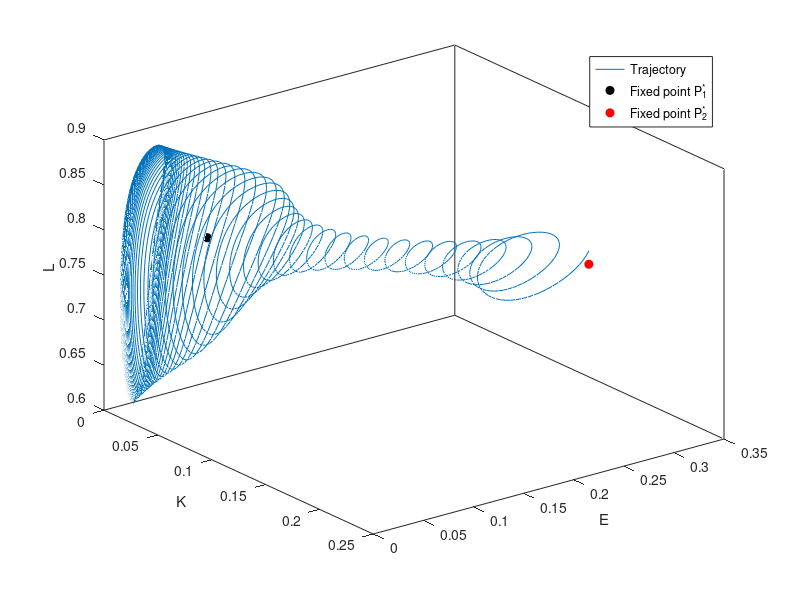

This figure's MATLAB source:
%%%% Simulation of the 3 eqns dynamical system dot{K}, dot{E}, dot{L}
% realization of a trajectory in the space starting form a specific point.
% In this case I show an example of trajectory when the conditions of 
% Lemma 7 in the theory does not hold

clear; close all;
t0=0;
T=3000;
h=0.1;
%% parameters of the model
alpha = 0.19;
beta = 0.8; 
gamma = 0.8;
delta = 12.8620934285269;
epsil = 0.2;
eta = 4/9;
theta = 0.19;
E_bar = 10.75;
star_L = beta/(beta+epsil);

%% equations
f = @(x) epsil*((1-x)^((epsil-eta*(1+epsil))/eta))*(x^(1-beta))/beta; 
diff_f = @(x) -(epsil*((1-x)^((epsil-eta*(1+epsil))/eta))...
    *(((beta+epsil)*eta-epsil)*x+(1-beta)*eta))/(beta*eta*(x-1)*(x^beta));

K_f = @(K, E, L) (K^alpha)*(L^(beta-1))*(E^gamma)*((beta+epsil)*L-beta)/epsil;
E_f = @(K, E, L) E*(E_bar-E)-delta*(K^alpha)*(L^beta)*(E^gamma);
L_f = @(K, E, L) (f(L)/diff_f(L))*(alpha*(K^(alpha-1))*(L^(beta-1))*(E^gamma)...
    *((beta+epsil)*L-beta)/epsil + gamma*(E_bar-E-delta*(K^alpha)*(L^beta)*(E^(gamma-1)))...
    +(theta-alpha*(K^(alpha-1))*(L^beta)*(E^gamma))/eta);

%% Runge-Kutta  
%>>> initial point
Elv(1)=0.25781852;%E2*
Klv(1)=0.21031403;%K2*
Llv(1)=0.815; %L_0   

N=(T-t0)/h;
% Runge-Kutta coefficients calcualtion of steps
for n = 1:N
    K1k = K_f(Klv(n), Elv(n), Llv(n));
    K1e = E_f(Klv(n), Elv(n), Llv(n));
    K1l = L_f(Klv(n), Elv(n), Llv(n));
    K2k = K_f(Klv(n) + h*K1k/2, Elv(n) + h*K1e/2, Llv(n) + h*K1l/2);
    K2e = E_f(Klv(n) + h*K1k/2, Elv(n) + h*K1e/2, Llv(n) + h*K1l/2);
    K2l = L_f(Klv(n) + h*K1k/2, Elv(n) + h*K1e/2, Llv(n) + h*K1l/2);
    K3k = K_f(Klv(n) + h*K2k/2, Elv(n) + h*K2e/2, Llv(n) + h*K2l/2);
    K3e = E_f(Klv(n) + h*K2k/2, Elv(n) + h*K2e/2, Llv(n) + h*K2l/2);
    K3l = L_f(Klv(n) + h*K2k/2, Elv(n) + h*K2e/2, Llv(n) + h*K2l/2);
    K4k = K_f(Klv(n) + h*K3k, Elv(n) + h*K3e, Llv(n) + h*K3l);
    K4e = E_f(Klv(n) + h*K3k, Elv(n) + h*K3e, Llv(n) + h*K3l);
    K4l = L_f(Klv(n) + h*K3k, Elv(n) + h*K3e, Llv(n) + h*K3l);
    Klv(n+1) = Klv(n) + h*(K1k + 2*K2k + 2*K3k + K4k)/6;
    Elv(n+1) = Elv(n) + h*(K1e + 2*K2e + 2*K3e + K4e)/6;
    Llv(n+1) = Llv(n) + h*(K1l + 2*K2l + 2*K3l + K4l)/6;
end
%% graph plotting
figure(1)
plot3(Elv,Klv,Llv)
set(gca,'YDir','reverse')
hold on 
plot3(0.05444843,0.04527692,star_L,'o','Color','k','MarkerFaceColor','k') %P1*
hold on
plot3(0.25781852,0.21031403,star_L,'o','Color','r','MarkerFaceColor','r') %P2*
xlabel('E')
ylabel('K')
zlabel('L')
legend('Trajectory','Fixed point P_1^*','Fixed point P_2^*')
box on
hold off
